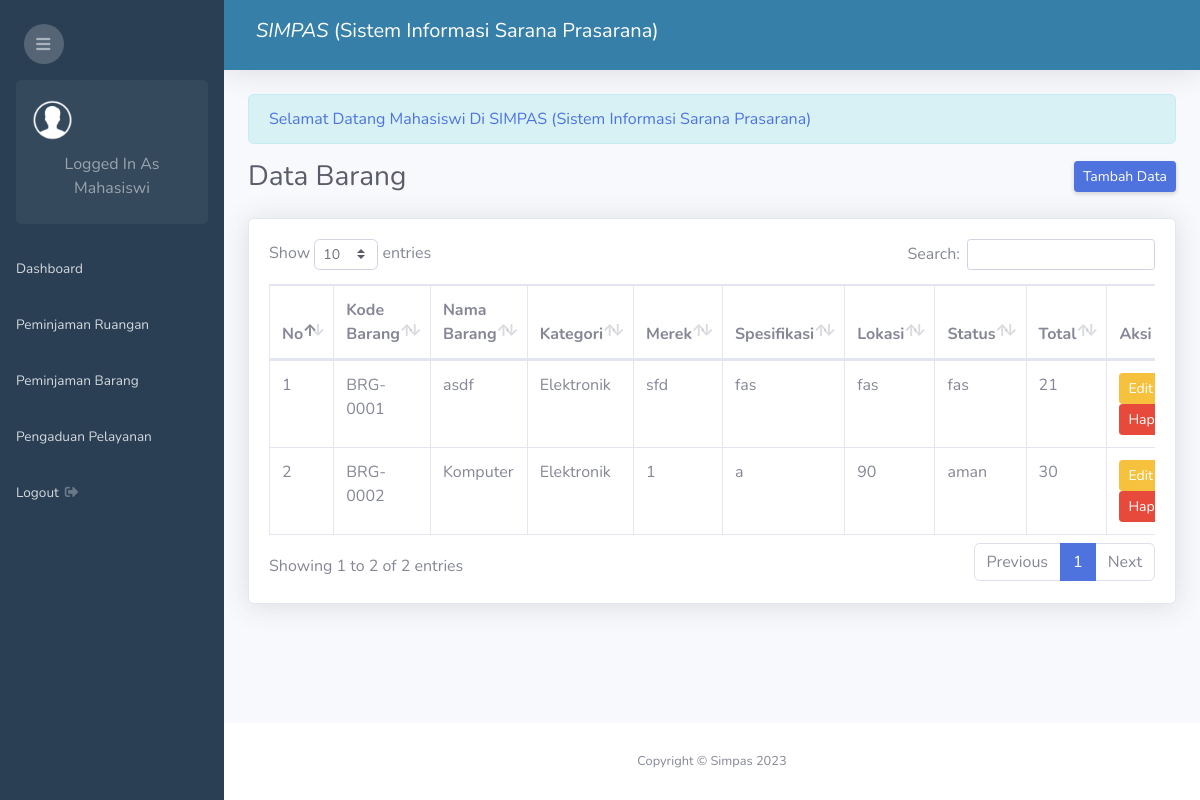
/admin.php?page=barang (signed in), run on an earlier commit of the app's database.
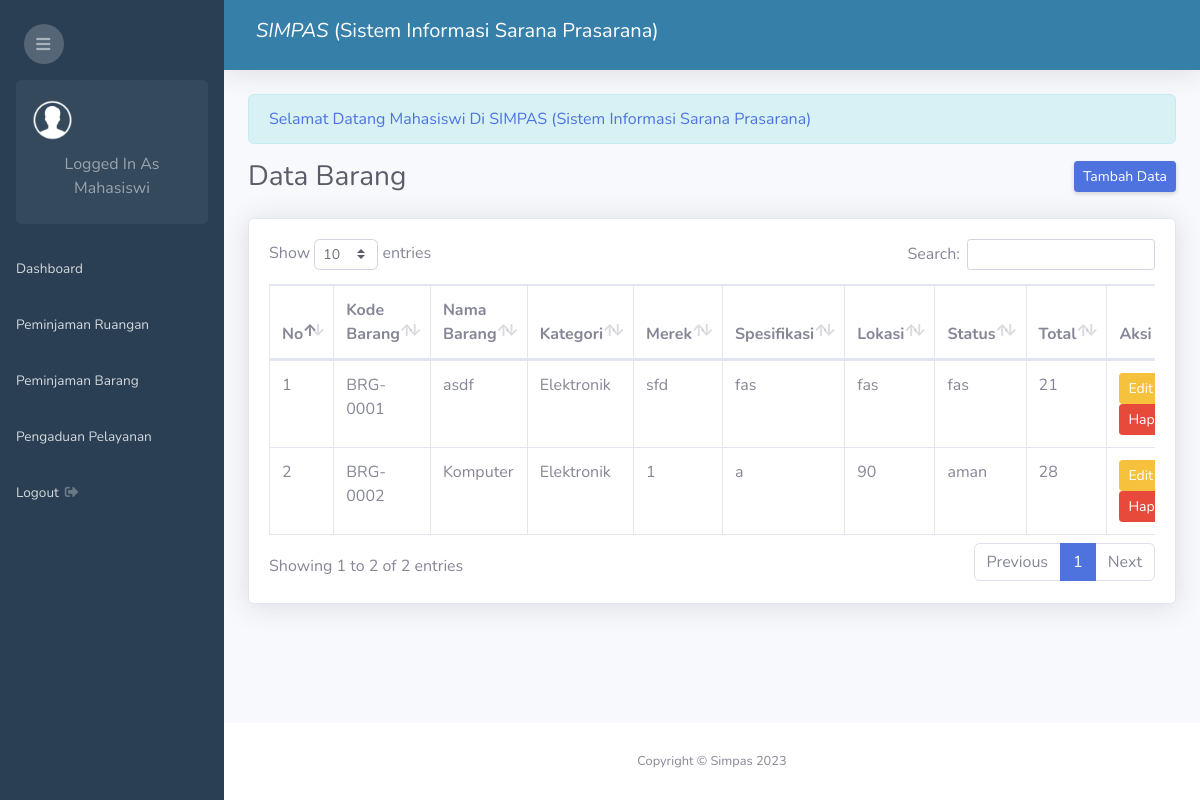
And on a later commit of the database.
### tables this page shows
CREATE TABLE `barang` (
  `kd_barang` varchar(25) NOT NULL,
  `nama_barang` varchar(100) NOT NULL,
  `kategori_id` int(11) NOT NULL,
  `merek` varchar(100) NOT NULL,
  `spesifikasi` varchar(100) NOT NULL,
  `lokasi` varchar(100) NOT NULL,
  `status_barang` varchar(50) NOT NULL,
  `total` int(11) NOT NULL,
  `satuan_id` int(11) NOT NULL
);

CREATE TABLE `kategori` (
  `id_kategori` int(11) NOT NULL,
  `nama_kategori` varchar(100) NOT NULL
);

### barang/index.php (the view)
<div class="d-sm-flex align-items-center justify-content-between mb-4">
    <h1 class="h3 mb-0 text-gray-800">Data Barang</h1>
    <a href="admin.php?page=tambah-barang" class="d-none d-sm-inline-block btn btn-sm btn-primary shadow-sm">Tambah Data</a>
</div>
<div class="card shadow mb-4">
    <div class="card-body">
        <div class="table-responsive">
            <table class="table table-bordered" id="dataTable" width="100%" cellspacing="0">
                <thead>
                    <tr>
                        <th>No</th>
                        <th>Kode Barang</th>
                        <th>Nama Barang</th>
                        <th>Kategori</th>
                        <th>Merek</th>
                        <th>Spesifikasi</th>
                        <th>Lokasi</th>
                        <th>Status</th>
                        <th>Total</th>
                        <th>Aksi</th>
                    </tr>
                </thead>
                <tbody>
                <?php
                    $no = 1;
                    $sql = mysqli_query($conn, "SELECT barang.*, kategori.nama_kategori FROM barang LEFT JOIN kategori ON barang.kategori_id = kategori.id_kategori");
                    while($row = mysqli_fetch_assoc($sql)){
                ?>
                <tr>
                    <td><?php echo $no++ ?></td>
                    <td><?php echo $row['kd_barang'] ?></td>
                    <td><?php echo $row['nama_barang'] ?></td>
                    <td><?php echo $row['nama_kategori'] == '' ? '-' : $row['nama_kategori']; ?></td>
                    <td><?php echo $row['merek'] ?></td>
                    <td><?php echo $row['spesifikasi'] ?></td>
                    <td><?php echo $row['lokasi'] ?></td>
                    <td><?php echo $row['status_barang'] ?></td>
                    <td><?php echo $row['total'] ?></td>
                    <td>
                        <a class="btn btn-sm btn-warning" href="admin.php?page=edit-barang&id=<?php echo $row['kd_barang'] ?>">Edit</a>
                        <a class="btn btn-sm btn-danger" href="admin.php?page=hapus-barang&id=<?php echo $row['kd_barang'] ?>">Hapus</a>
                    </td>
                </tr>
                <?php } ?>
                </tbody>
            </table>
        </div>
    </div>
</div>

What changed in the data, as far as the page shows it:
changed barang "BRG-0002": total "30" → "28"
